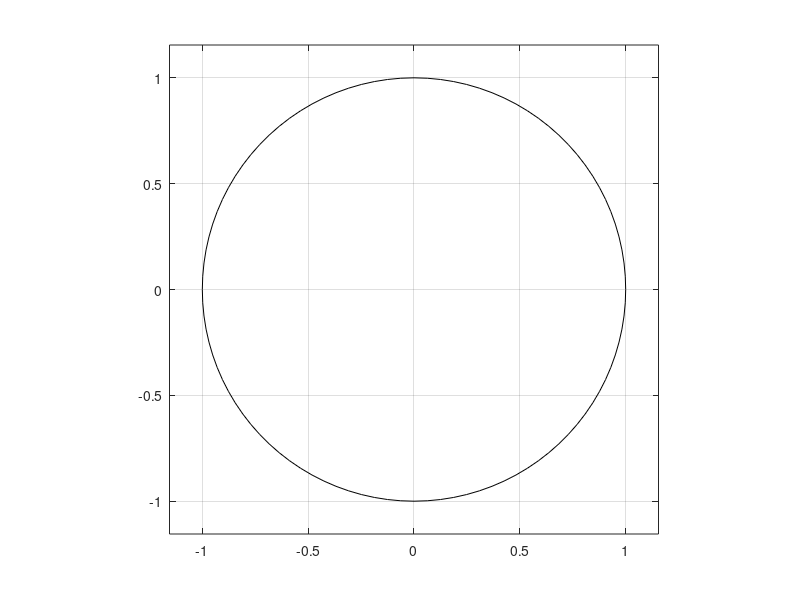

The MATLAB script that drew this image:
% Se define el array con los pulsos
x=[ones(1,30)];

% Coeficientes
b = 0.1 * ones(1,10);
a = 1;

filtro = conv(b, x)

stem(filtro);
zplane(roots(a))
